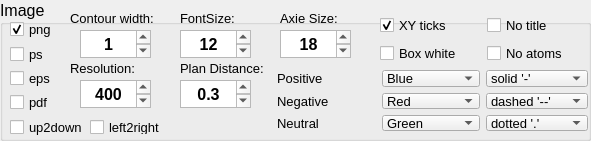
   <widget class="QGroupBox" name="groupBox_2">
    <property name="geometry">
     <rect>
      <x>500</x>
      <y>120</y>
      <width>591</width>
      <height>141</height>
     </rect>
    </property>
    <property name="font">
     <font>
      <pointsize>12</pointsize>
     </font>
    </property>
    <property name="title">
     <string>Image</string>
    </property>
    <widget class="QLabel" name="label_12">
     <property name="geometry">
      <rect>
       <x>70</x>
       <y>10</y>
       <width>101</width>
       <height>16</height>
      </rect>
     </property>
     <property name="font">
      <font>
       <pointsize>10</pointsize>
       <weight>50</weight>
       <italic>false</italic>
       <bold>false</bold>
       <underline>false</underline>
       <strikeout>false</strikeout>
       <kerning>true</kerning>
      </font>
     </property>
     <property name="frameShape">
      <enum>QFrame::NoFrame</enum>
     </property>
     <property name="text">
      <string>Contour width:</string>
     </property>
    </widget>
    <widget class="QCheckBox" name="left2right">
     <property name="geometry">
      <rect>
       <x>90</x>
       <y>120</y>
       <width>103</width>
       <height>14</height>
      </rect>
     </property>
     <property name="font">
      <font>
       <pointsize>10</pointsize>
      </font>
     </property>
     <property name="text">
      <string>left2right</string>
     </property>
    </widget>
    <widget class="QCheckBox" name="up2down">
     <property name="geometry">
      <rect>
       <x>10</x>
       <y>120</y>
       <width>103</width>
       <height>15</height>
      </rect>
     </property>
     <property name="font">
      <font>
       <pointsize>10</pointsize>
      </font>
     </property>
     <property name="text">
      <string>up2down</string>
     </property>
    </widget>
    <widget class="QLabel" name="label_13">
     <property name="geometry">
      <rect>
       <x>70</x>
       <y>60</y>
       <width>101</width>
       <height>16</height>
      </rect>
     </property>
     <property name="font">
      <font>
       <pointsize>10</pointsize>
       <weight>50</weight>
       <italic>false</italic>
       <bold>false</bold>
       <underline>false</underline>
       <strikeout>false</strikeout>
       <kerning>true</kerning>
      </font>
     </property>
     <property name="frameShape">
      <enum>QFrame::NoFrame</enum>
     </property>
     <property name="text">
      <string>Resolution:</string>
     </property>
    </widget>
    <widget class="QLabel" name="label_14">
     <property name="geometry">
      <rect>
       <x>180</x>
       <y>10</y>
       <width>101</width>
       <height>16</height>
      </rect>
     </property>
     <property name="font">
      <font>
       <pointsize>10</pointsize>
       <weight>50</weight>
       <italic>false</italic>
       <bold>false</bold>
       <underline>false</underline>
       <strikeout>false</strikeout>
       <kerning>true</kerning>
      </font>
     </property>
     <property name="frameShape">
      <enum>QFrame::NoFrame</enum>
     </property>
     <property name="text">
      <string>FontSize:</string>
     </property>
    </widget>
    <widget class="QLabel" name="label_15">
     <property name="geometry">
      <rect>
       <x>180</x>
       <y>60</y>
       <width>101</width>
       <height>16</height>
      </rect>
     </property>
     <property name="font">
      <font>
       <pointsize>10</pointsize>
       <weight>50</weight>
       <italic>false</italic>
       <bold>false</bold>
       <underline>false</underline>
       <strikeout>false</strikeout>
       <kerning>true</kerning>
      </font>
     </property>
     <property name="frameShape">
      <enum>QFrame::NoFrame</enum>
     </property>
     <property name="text">
      <string>Plan Distance:</string>
     </property>
    </widget>
    <widget class="QLabel" name="label_16">
     <property name="geometry">
      <rect>
       <x>280</x>
       <y>10</y>
       <width>101</width>
       <height>16</height>
      </rect>
     </property>
     <property name="font">
      <font>
       <pointsize>10</pointsize>
       <weight>50</weight>
       <italic>false</italic>
       <bold>false</bold>
       <underline>false</underline>
       <strikeout>false</strikeout>
       <kerning>true</kerning>
      </font>
     </property>
     <property name="frameShape">
      <enum>QFrame::NoFrame</enum>
     </property>
     <property name="text">
      <string>Axie Size:</string>
     </property>
    </widget>
    <widget class="QWidget" name="">
     <property name="geometry">
      <rect>
       <x>277</x>
       <y>70</y>
       <width>311</width>
       <height>61</height>
      </rect>
     </property>
     <property name="font">
      <font>
       <pointsize>10</pointsize>
      </font>
     </property>
     <layout class="QGridLayout" name="gridLayout_2">
      <item row="0" column="0">
       <widget class="QLabel" name="label_17">
        <property name="font">
         <font>
          <pointsize>10</pointsize>
          <weight>50</weight>
          <italic>false</italic>
          <bold>false</bold>
          <underline>false</underline>
          <strikeout>false</strikeout>
          <kerning>true</kerning>
         </font>
        </property>
        <property name="frameShape">
         <enum>QFrame::NoFrame</enum>
        </property>
        <property name="text">
         <string>Positive</string>
        </property>
       </widget>
      </item>
      <item row="0" column="1">
       <widget class="QComboBox" name="pos_color">
        <property name="font">
         <font>
          <pointsize>10</pointsize>
         </font>
        </property>
        <property name="currentIndex">
         <number>2</number>
        </property>
        <item>
         <property name="text">
          <string>Red</string>
         </property>
        </item>
        <item>
         <property name="text">
          <string>Green</string>
         </property>
        </item>
        <item>
         <property name="text">
          <string>Blue</string>
         </property>
        </item>
        <item>
         <property name="text">
          <string>Cyan</string>
         </property>
        </item>
        <item>
         <property name="text">
          <string>Magenta</string>
         </property>
        </item>
        <item>
         <property name="text">
          <string>Yellow</string>
         </property>
        </item>
        <item>
         <property name="text">
          <string>Black</string>
         </property>
        </item>
        <item>
         <property name="text">
          <string>White</string>
         </property>
        </item>
       </widget>
      </item>
      <item row="0" column="2">
       <widget class="QComboBox" name="pos_line">
        <property name="font">
         <font>
          <pointsize>10</pointsize>
         </font>
        </property>
        <property name="currentIndex">
         <number>0</number>
        </property>
        <item>
         <property name="text">
          <string>solid '-'</string>
         </property>
        </item>
        <item>
         <property name="text">
          <string>dashed '--'</string>
         </property>
        </item>
        <item>
         <property name="text">
          <string>dotted line '.'</string>
         </property>
        </item>
        <item>
         <property name="text">
          <string>dashdot '-.'</string>
         </property>
        </item>
       </widget>
      </item>
      <item row="1" column="0">
       <widget class="QLabel" name="label_18">
        <property name="font">
         <font>
          <pointsize>10</pointsize>
          <weight>50</weight>
          <italic>false</italic>
          <bold>false</bold>
          <underline>false</underline>
          <strikeout>false</strikeout>
          <kerning>true</kerning>
         </font>
        </property>
        <property name="frameShape">
         <enum>QFrame::NoFrame</enum>
        </property>
        <property name="text">
         <string>Negative</string>
        </property>
       </widget>
      </item>
      <item row="1" column="1">
       <widget class="QComboBox" name="neg_color">
        <property name="font">
         <font>
          <pointsize>10</pointsize>
         </font>
        </property>
        <item>
         <property name="text">
          <string>Red</string>
         </property>
        </item>
        <item>
         <property name="text">
          <string>Green</string>
         </property>
        </item>
        <item>
         <property name="text">
          <string>Blue</string>
         </property>
        </item>
        <item>
         <property name="text">
          <string>Cyan</string>
         </property>
        </item>
        <item>
         <property name="text">
          <string>Magenta</string>
         </property>
        </item>
        <item>
         <property name="text">
          <string>Yellow</string>
         </property>
        </item>
        <item>
         <property name="text">
          <string>Black</string>
         </property>
        </item>
        <item>
         <property name="text">
          <string>White</string>
         </property>
        </item>
       </widget>
      </item>
      <item row="1" column="2">
       <widget class="QComboBox" name="neg_line">
        <property name="font">
         <font>
          <pointsize>10</pointsize>
         </font>
        </property>
        <property name="currentIndex">
         <number>1</number>
        </property>
        <item>
         <property name="text">
          <string>solid '-'</string>
         </property>
        </item>
        <item>
         <property name="text">
          <string>dashed '--'</string>
         </property>
        </item>
        <item>
         <property name="text">
          <string>dotted '.'</string>
         </property>
        </item>
        <item>
         <property name="text">
          <string>dashdot '-.'</string>
         </property>
        </item>
       </widget>
      </item>
      <item row="2" column="0">
       <widget class="QLabel" name="label_19">
        <property name="font">
         <font>
          <pointsize>10</pointsize>
          <weight>50</weight>
          <italic>false</italic>
          <bold>false</bold>
          <underline>false</underline>
          <strikeout>false</strikeout>
          <kerning>true</kerning>
         </font>
        </property>
        <property name="frameShape">
         <enum>QFrame::NoFrame</enum>
        </property>
        <property name="text">
         <string>Neutral</string>
        </property>
       </widget>
      </item>
      <item row="2" column="1">
       <widget class="QComboBox" name="neu_color">
        <property name="font">
         <font>
          <pointsize>10</pointsize>
         </font>
        </property>
        <property name="currentIndex">
         <number>1</number>
        </property>
        <item>
         <property name="text">
          <string>Red</string>
         </property>
        </item>
        <item>
         <property name="text">
          <string>Green</string>
         </property>
        </item>
        <item>
         <property name="text">
          <string>Blue</string>
         </property>
        </item>
        <item>
         <property name="text">
          <string>Cyan</string>
         </property>
        </item>
        <item>
         <property name="text">
          <string>Magenta</string>
         </property>
        </item>
        <item>
         <property name="text">
          <string>Yellow</string>
         </property>
        </item>
        <item>
         <property name="text">
          <string>Black</string>
         </property>
        </item>
        <item>
         <property name="text">
          <string>White</string>
         </property>
        </item>
       </widget>
      </item>
      <item row="2" column="2">
       <widget class="QComboBox" name="neu_line">
        <property name="font">
         <font>
          <pointsize>10</pointsize>
         </font>
        </property>
        <property name="currentIndex">
         <number>2</number>
        </property>
        <item>
         <property name="text">
          <string>solid '-'</string>
         </property>
        </item>
        <item>
         <property name="text">
          <string>dashed '--'</string>
         </property>
        </item>
        <item>
         <property name="text">
          <string>dotted '.'</string>
         </property>
        </item>
        <item>
         <property name="text">
          <string>dashdot '-.'</string>
         </property>
        </item>
       </widget>
      </item>
     </layout>
    </widget>
    <widget class="QTextEdit" name="contour_width">
     <property name="geometry">
      <rect>
       <x>80</x>
       <y>30</y>
       <width>71</width>
       <height>28</height>
      </rect>
     </property>
     <property name="font">
      <font>
       <pointsize>10</pointsize>
      </font>
     </property>
     <property name="html">
      <string>&lt;!DOCTYPE HTML PUBLIC &quot;-//W3C//DTD HTML 4.0//EN&quot; &quot;http://www.w3.org/TR/REC-html40/strict.dtd&quot;&gt;
&lt;html&gt;&lt;head&gt;&lt;meta name=&quot;qrichtext&quot; content=&quot;1&quot; /&gt;&lt;style type=&quot;text/css&quot;&gt;
p, li { white-space: pre-wrap; }
&lt;/style&gt;&lt;/head&gt;&lt;body style=&quot; font-family:'SimSun'; font-size:10pt; font-weight:400; font-style:normal;&quot;&gt;
&lt;p align=&quot;center&quot; style=&quot; margin-top:0px; margin-bottom:0px; margin-left:0px; margin-right:0px; -qt-block-indent:0; text-indent:0px;&quot;&gt;&lt;span style=&quot; font-size:12pt; font-weight:600;&quot;&gt;1&lt;/span&gt;&lt;/p&gt;&lt;/body&gt;&lt;/html&gt;</string>
     </property>
    </widget>
    <widget class="QTextEdit" name="fontsize">
     <property name="geometry">
      <rect>
       <x>180</x>
       <y>30</y>
       <width>71</width>
       <height>28</height>
      </rect>
     </property>
     <property name="font">
      <font>
       <pointsize>10</pointsize>
      </font>
     </property>
     <property name="html">
      <string>&lt;!DOCTYPE HTML PUBLIC &quot;-//W3C//DTD HTML 4.0//EN&quot; &quot;http://www.w3.org/TR/REC-html40/strict.dtd&quot;&gt;
&lt;html&gt;&lt;head&gt;&lt;meta name=&quot;qrichtext&quot; content=&quot;1&quot; /&gt;&lt;style type=&quot;text/css&quot;&gt;
p, li { white-space: pre-wrap; }
&lt;/style&gt;&lt;/head&gt;&lt;body style=&quot; font-family:'SimSun'; font-size:10pt; font-weight:400; font-style:normal;&quot;&gt;
&lt;p align=&quot;center&quot; style=&quot; margin-top:0px; margin-bottom:0px; margin-left:0px; margin-right:0px; -qt-block-indent:0; text-indent:0px;&quot;&gt;&lt;span style=&quot; font-size:12pt; font-weight:600;&quot;&gt;12&lt;/span&gt;&lt;/p&gt;&lt;/body&gt;&lt;/html&gt;</string>
     </property>
    </widget>
    <widget class="QTextEdit" name="axiesize">
     <property name="geometry">
      <rect>
       <x>280</x>
       <y>30</y>
       <width>71</width>
       <height>28</height>
      </rect>
     </property>
     <property name="font">
      <font>
       <pointsize>10</pointsize>
      </font>
     </property>
     <property name="html">
      <string>&lt;!DOCTYPE HTML PUBLIC &quot;-//W3C//DTD HTML 4.0//EN&quot; &quot;http://www.w3.org/TR/REC-html40/strict.dtd&quot;&gt;
&lt;html&gt;&lt;head&gt;&lt;meta name=&quot;qrichtext&quot; content=&quot;1&quot; /&gt;&lt;style type=&quot;text/css&quot;&gt;
p, li { white-space: pre-wrap; }
&lt;/style&gt;&lt;/head&gt;&lt;body style=&quot; font-family:'SimSun'; font-size:10pt; font-weight:400; font-style:normal;&quot;&gt;
&lt;p align=&quot;center&quot; style=&quot; margin-top:0px; margin-bottom:0px; margin-left:0px; margin-right:0px; -qt-block-indent:0; text-indent:0px;&quot;&gt;&lt;span style=&quot; font-size:12pt; font-weight:600;&quot;&gt;18&lt;/span&gt;&lt;/p&gt;&lt;/body&gt;&lt;/html&gt;</string>
     </property>
    </widget>
    <widget class="QTextEdit" name="resolution">
     <property name="geometry">
      <rect>
       <x>80</x>
       <y>80</y>
       <width>71</width>
       <height>28</height>
      </rect>
     </property>
     <property name="font">
      <font>
       <pointsize>10</pointsize>
      </font>
     </property>
     <property name="html">
      <string>&lt;!DOCTYPE HTML PUBLIC &quot;-//W3C//DTD HTML 4.0//EN&quot; &quot;http://www.w3.org/TR/REC-html40/strict.dtd&quot;&gt;
&lt;html&gt;&lt;head&gt;&lt;meta name=&quot;qrichtext&quot; content=&quot;1&quot; /&gt;&lt;style type=&quot;text/css&quot;&gt;
p, li { white-space: pre-wrap; }
&lt;/style&gt;&lt;/head&gt;&lt;body style=&quot; font-family:'SimSun'; font-size:10pt; font-weight:400; font-style:normal;&quot;&gt;
&lt;p align=&quot;center&quot; style=&quot; margin-top:0px; margin-bottom:0px; margin-left:0px; margin-right:0px; -qt-block-indent:0; text-indent:0px;&quot;&gt;&lt;span style=&quot; font-size:12pt; font-weight:600;&quot;&gt;400&lt;/span&gt;&lt;/p&gt;&lt;/body&gt;&lt;/html&gt;</string>
     </property>
    </widget>
    <widget class="QTextEdit" name="plan_dis">
     <property name="geometry">
      <rect>
       <x>180</x>
       <y>80</y>
       <width>71</width>
       <height>28</height>
      </rect>
     </property>
     <property name="font">
      <font>
       <pointsize>10</pointsize>
      </font>
     </property>
     <property name="html">
      <string>&lt;!DOCTYPE HTML PUBLIC &quot;-//W3C//DTD HTML 4.0//EN&quot; &quot;http://www.w3.org/TR/REC-html40/strict.dtd&quot;&gt;
&lt;html&gt;&lt;head&gt;&lt;meta name=&quot;qrichtext&quot; content=&quot;1&quot; /&gt;&lt;style type=&quot;text/css&quot;&gt;
p, li { white-space: pre-wrap; }
&lt;/style&gt;&lt;/head&gt;&lt;body style=&quot; font-family:'SimSun'; font-size:10pt; font-weight:400; font-style:normal;&quot;&gt;
&lt;p align=&quot;center&quot; style=&quot; margin-top:0px; margin-bottom:0px; margin-left:0px; margin-right:0px; -qt-block-indent:0; text-indent:0px;&quot;&gt;&lt;span style=&quot; font-size:12pt; font-weight:600;&quot;&gt;0.3&lt;/span&gt;&lt;/p&gt;&lt;/body&gt;&lt;/html&gt;</string>
     </property>
    </widget>
    <widget class="QWidget" name="">
     <property name="geometry">
      <rect>
       <x>10</x>
       <y>20</y>
       <width>51</width>
       <height>91</height>
      </rect>
     </property>
     <layout class="QVBoxLayout" name="verticalLayout">
      <item>
       <widget class="QCheckBox" name="png">
        <property name="font">
         <font>
          <pointsize>10</pointsize>
         </font>
        </property>
        <property name="text">
         <string>png</string>
        </property>
        <property name="checked">
         <bool>true</bool>
        </property>
       </widget>
      </item>
      <item>
       <widget class="QCheckBox" name="ps">
        <property name="font">
         <font>
          <pointsize>10</pointsize>
         </font>
        </property>
        <property name="text">
         <string>ps</string>
        </property>
        <property name="checked">
         <bool>false</bool>
        </property>
       </widget>
      </item>
      <item>
       <widget class="QCheckBox" name="eps">
        <property name="font">
         <font>
          <pointsize>10</pointsize>
         </font>
        </property>
        <property name="text">
         <string>eps</string>
        </property>
       </widget>
      </item>
      <item>
       <widget class="QCheckBox" name="pdf">
        <property name="font">
         <font>
          <pointsize>10</pointsize>
         </font>
        </property>
        <property name="text">
         <string>pdf</string>
        </property>
       </widget>
      </item>
     </layout>
    </widget>
    <widget class="QWidget" name="">
     <property name="geometry">
      <rect>
       <x>380</x>
       <y>14</y>
       <width>208</width>
       <height>51</height>
      </rect>
     </property>
     <layout class="QGridLayout" name="gridLayout">
      <item row="0" column="1">
       <widget class="QCheckBox" name="notitle">
        <property name="font">
         <font>
          <pointsize>10</pointsize>
         </font>
        </property>
        <property name="text">
         <string>No title</string>
        </property>
       </widget>
      </item>
      <item row="0" column="0">
       <widget class="QCheckBox" name="xyticks">
        <property name="font">
         <font>
          <pointsize>10</pointsize>
         </font>
        </property>
        <property name="text">
         <string>XY ticks</string>
        </property>
        <property name="checked">
         <bool>true</bool>
        </property>
       </widget>
      </item>
      <item row="1" column="1">
       <widget class="QCheckBox" name="noatoms">
        <property name="font">
         <font>
          <pointsize>10</pointsize>
         </font>
        </property>
        <property name="text">
         <string>No atoms</string>
        </property>
       </widget>
      </item>
      <item row="1" column="0">
       <widget class="QCheckBox" name="boxwhite">
        <property name="font">
         <font>
          <pointsize>10</pointsize>
         </font>
        </property>
        <property name="text">
         <string>Box white</string>
        </property>
       </widget>
      </item>
     </layout>
    </widget>
   </widget>
